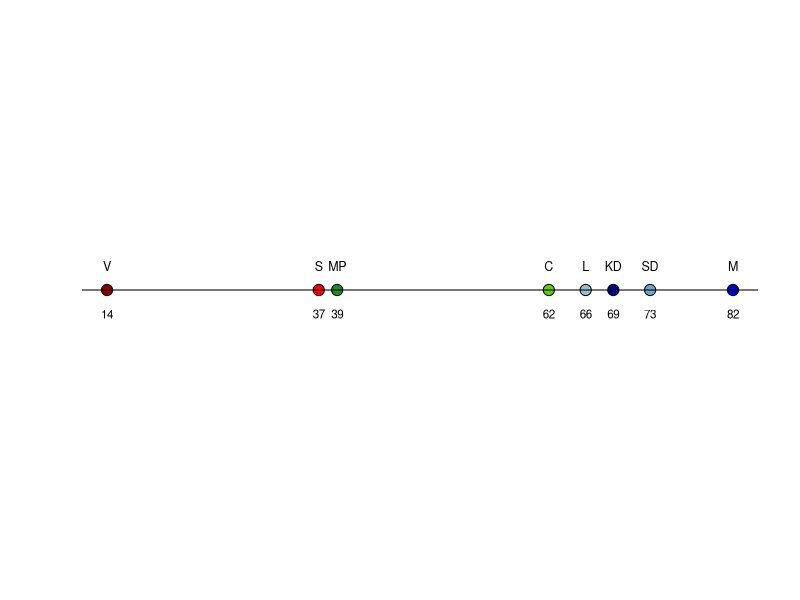

Generate this figure with R:

##### political scale plot ####

png('printsGreat2.png', width = 8, height = 6, units = 'in', res = 300)
plot(c(14,37,39,62,66,69,73,82), y=c(1,1,1,1,1,1,1,1),axes=FALSE, 
     ylab="",xlab="", pch=c(21,21,21,21,21,21,21,21), cex=1.5, 
     bg=c("darkred","red","forestgreen","chartreuse3","lightblue3","darkblue","skyblue3", "blue3"))
text(c("","V","S","MP","C","L","KD","SD","M",""),x=c(0,14,37,39,62,66,69,73,82,100), 
     y=c(1.05,1.05,1.05,1.05,1.05,1.05,1.05,1.05), cex=0.75)
text(c("","14","37","39","62","66","69","73","82",""),x=c(0,14,37,39,62,66,69,73,82,100), 
     y=c(.95,.95,.95,.95,.95,.95,.95,.95), cex=0.70)
abline(h=1)
dev.off()


#### voter mobility

netlossgain = cbind(c(NA,-37, -28, -2, 0, -4, -2, 8),
      c(37,NA,-49,-18,-43, -97,-4,63),
      c(28, 49,NA,-8,-26,-37,-2,12),
      c(2,18,8,NA,-18, -69,2, 22),
      c(0,43,26,18,NA,-53,10,28),
      c(4,97,37,69,53,NA,45,156),
      c(2,4,2,-2,-10,-45,NA,22),
      c(-8,-63,-12,-22,-28,-156,-22,NA))
colnames(netlossgain) = c("V","S","MP","C","L","M","KD","SD")
row.names(netlossgain) = c("V","S","MP","C","L","M","KD","SD")
netlossgain
